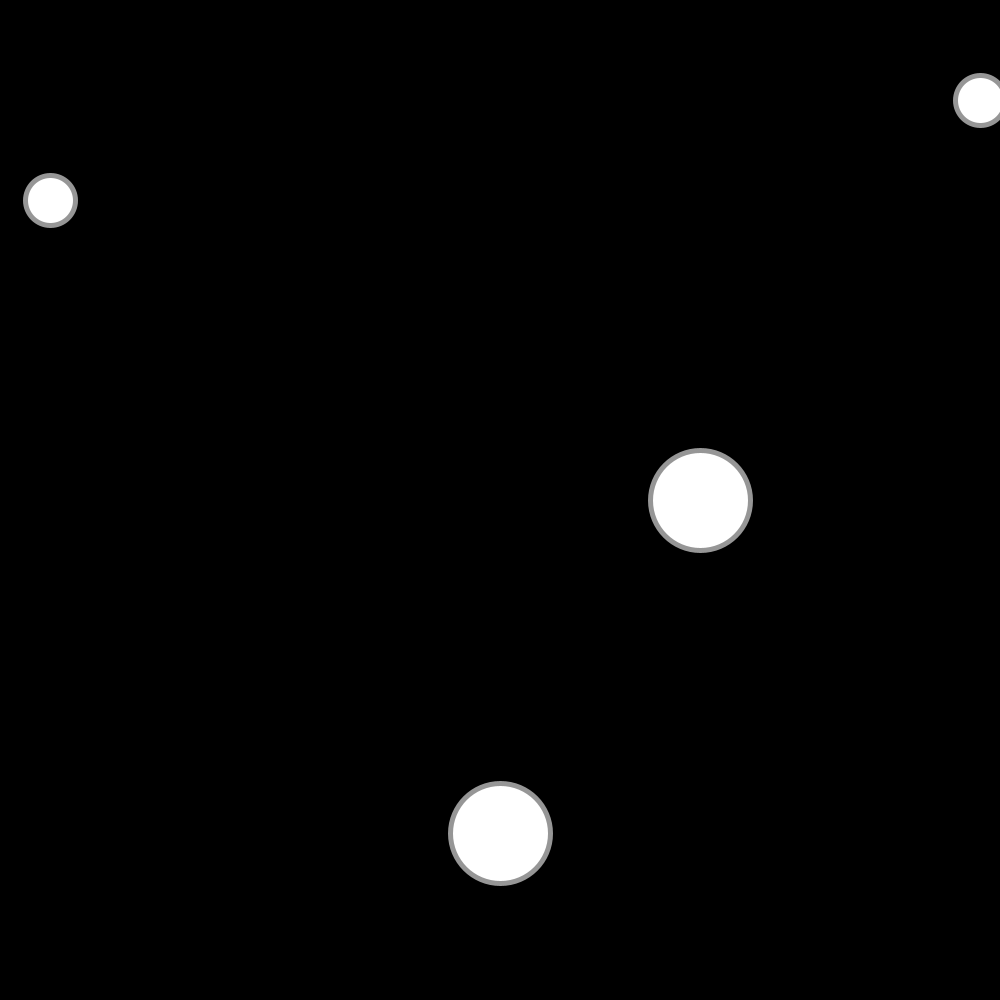
Frame 1 (no input)
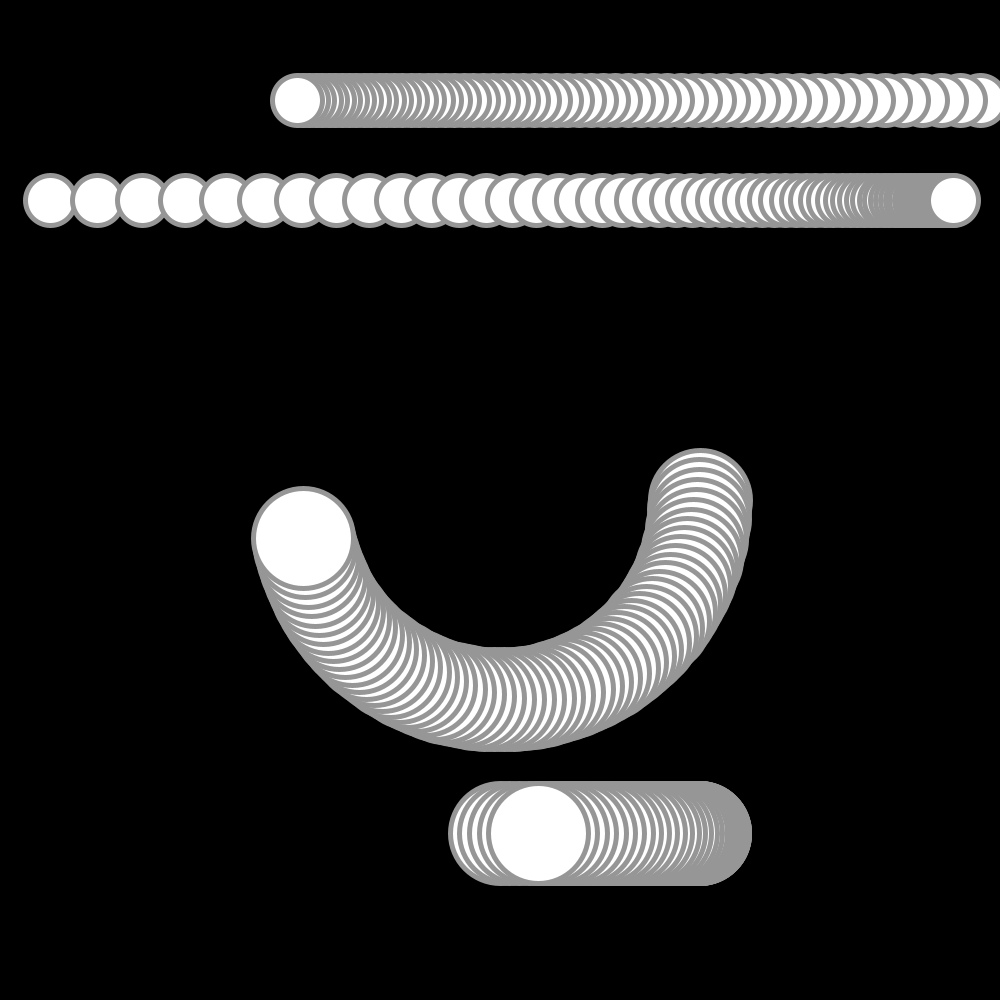
Frame 60 (the mouse pressed at the canvas centre just before this capture)
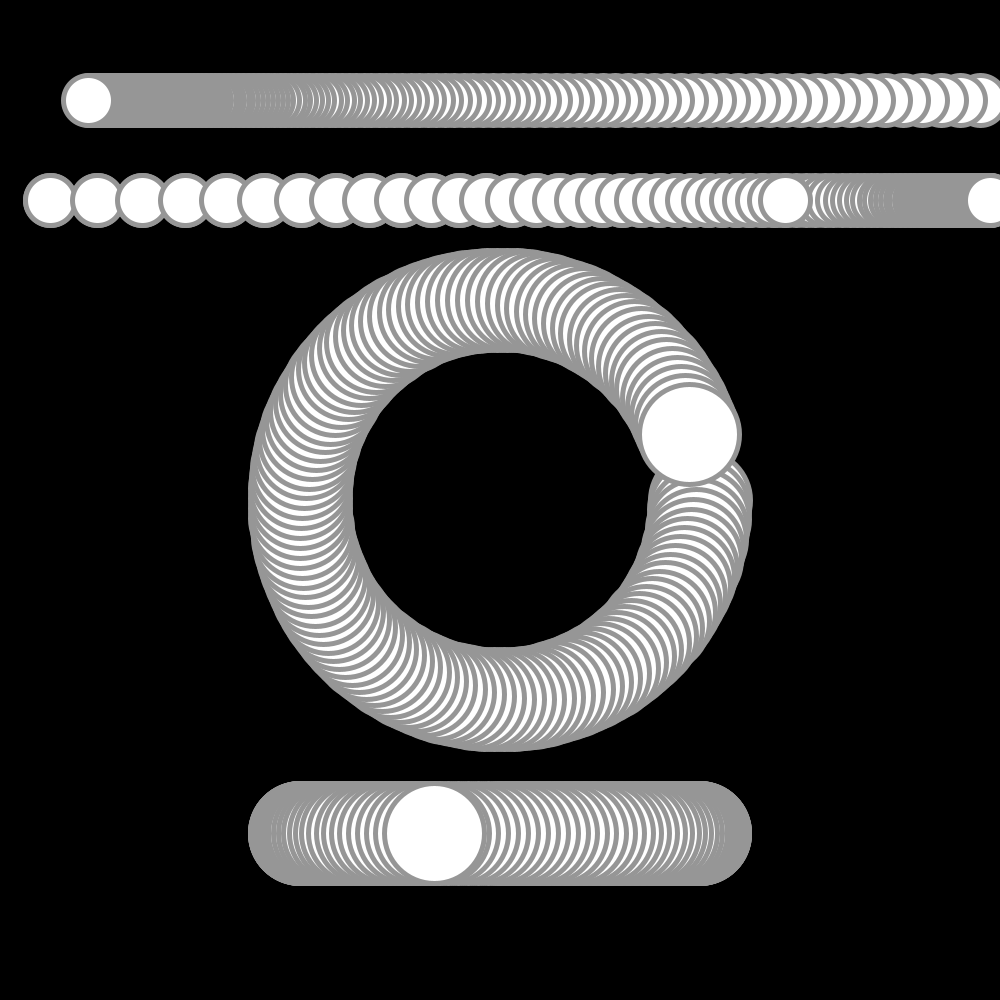
Frame 120 (the mouse held since frame 60 and released just before this capture)

The Processing sketch that drew these frames (run headless with seeded random() and noise(); from frame 60 on, the mouse is pressed at the canvas centre):

// Processing sketch: HandsOn_UsingNonlinearMotion
// ── HandsOn_UsingNonlinearMotion.pde
float x = 0.0;
float easing = 0.05;
float targetX = 1000;
float q = 1000;
float w = 0;
float r = 200;
float angle = 0;
float z = 0;
float c = 0;
float v = 0;

void setup() {
  size(1000, 1000);
  background(0);
  strokeWeight(5);
  stroke(150);
}

void draw() {
  //background(0);
  // ball going fast at first then slow (ease out)
  x += (targetX - x) * easing;
  ellipse(x, 200, 50, 50);
  if (x >= 990){
    x = 0;
  }
  // recreating lerp method with lerp function t = 0 - 1 (0.02 in this case)
  // produce same effect as ease out
  q = q * (1 - 0.02) + 0 * (0.02);
  if (q <=10) {
    q = 1000;
  }
  ellipse(q, 100, 50, 50);
  
  // oscillating a ball back and forth using sine
  v = r * sin(angle);
  ellipse(v + width/2, height/1.2, 100, 100);
  
  // circle a ball around point using sin and cosine
  z = r * cos(angle);
  c = r * sin(angle);
  ellipse(z + width/2, c + height/2, 100, 100);
  angle += 0.05;
  
}
